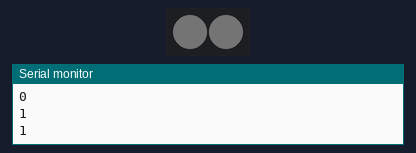
A sketch run on a simulated Arduino Uno, built with avr-gcc and run on an emulated ATmega328P. Parts: 2 RGB LEDs in strip order, left to right, the last lines printed to the serial monitor. Dim RGB values are drawn brighter than linear.

Above: at 0.15 s.
At 13.04 s:
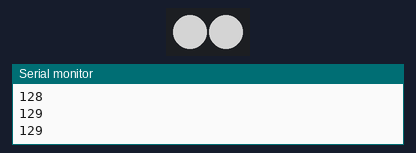
At 25.9 s:
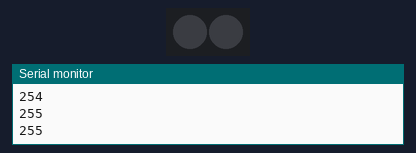
Timing chart, 0 to 40.0 s (numbered marks = the images above):
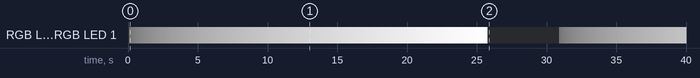

The sketch:

Master-neopixel-sender.ino
```cpp
#include <Adafruit_NeoPixel.h>
#ifdef __AVR__
#include <avr/power.h> // Required for 16 MHz Adafruit Trinket
#endif

#define PIN        12

#define NUMPIXELS 2

Adafruit_NeoPixel pixels(NUMPIXELS, PIN, NEO_GRB);

#define DELAYVAL 5000 // Time (in milliseconds) to pause between pixels

void setup() {
#if defined(__AVR_ATtiny85__) && (F_CPU == 16000000)
  clock_prescale_set(clock_div_1);
#endif

  pixels.begin(); // INITIALIZE NeoPixel strip object (REQUIRED)
  pixels.clear(); // Set all pixel colors to 'off'
  Serial.begin(9600);
  Serial.println("MASTER START");
}

void loop() {

//   for (int i = 0; i < NUMPIXELS; i++)
//   { // For each pixel...
//     pixels.setPixelColor(i, pixels.Color(0, 0, 0));

//   }

//   pixels.show();   // Send the updated pixel colors to the hardware.
//   Serial.println("pixels.Color(10, 10, 10)");

//   delay(DELAYVAL); // Pause before next pass through loop

//   for (int i = 0; i < NUMPIXELS; i++)
//   { // For each pixel...
//     pixels.setPixelColor(i, pixels.Color(255, 255, 255));
//     pixels.show();   // Send the updated pixel colors to the hardware.
//   }

//  pixels.show();   // Send the updated pixel colors to the hardware.
//   Serial.println("pixels.Color(255, 255, 255));");


  for(int v = 0; v <= 255; v++)
  {
    for (int i = 0; i < NUMPIXELS; i++)
    { // For each pixel...
      pixels.setPixelColor(i, pixels.Color(v, v, v));
      Serial.println(v);
      pixels.show();   // Send the updated pixel colors to the hardware.
    }
    delay(100); // Pause before next pass through loop
  }

     for (int i = 0; i < NUMPIXELS; i++)
   { // For each pixel...
     pixels.setPixelColor(i, pixels.Color(0, 0, 0));

   }

   pixels.show();   // Send the updated pixel colors to the hardware.

    delay(DELAYVAL); // Pause before next pass through loop
}
```

Measured:
- by itself, RGB LED 0, RGB LED 1: off → RGB(1, 1, 1) at 0.10 s, → RGB(2, 2, 2) 0.10 s later, → RGB(3, 3, 3) 0.10 s later, → RGB(4, 4, 4) 0.10 s later, … (346 changes in this stretch)
